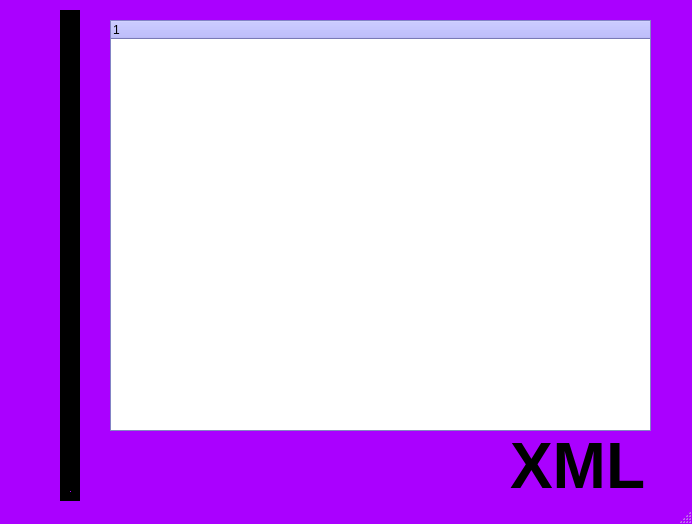
<?xml version="1.0" encoding="UTF-8"?>
<ui version="4.0">
 <class>MainWindow</class>
 <widget class="QMainWindow" name="MainWindow">
  <property name="geometry">
   <rect>
    <x>0</x>
    <y>0</y>
    <width>692</width>
    <height>524</height>
   </rect>
  </property>
  <property name="palette">
   <palette>
    <active>
     <colorrole role="WindowText">
      <brush brushstyle="SolidPattern">
       <color alpha="255">
        <red>0</red>
        <green>0</green>
        <blue>0</blue>
       </color>
      </brush>
     </colorrole>
     <colorrole role="Button">
      <brush brushstyle="SolidPattern">
       <color alpha="255">
        <red>170</red>
        <green>0</green>
        <blue>255</blue>
       </color>
      </brush>
     </colorrole>
     <colorrole role="Light">
      <brush brushstyle="SolidPattern">
       <color alpha="255">
        <red>213</red>
        <green>127</green>
        <blue>255</blue>
       </color>
      </brush>
     </colorrole>
     <colorrole role="Midlight">
      <brush brushstyle="SolidPattern">
       <color alpha="255">
        <red>191</red>
        <green>63</green>
        <blue>255</blue>
       </color>
      </brush>
     </colorrole>
     <colorrole role="Dark">
      <brush brushstyle="SolidPattern">
       <color alpha="255">
        <red>85</red>
        <green>0</green>
        <blue>127</blue>
       </color>
      </brush>
     </colorrole>
     <colorrole role="Mid">
      <brush brushstyle="SolidPattern">
       <color alpha="255">
        <red>113</red>
        <green>0</green>
        <blue>170</blue>
       </color>
      </brush>
     </colorrole>
     <colorrole role="Text">
      <brush brushstyle="SolidPattern">
       <color alpha="255">
        <red>0</red>
        <green>0</green>
        <blue>0</blue>
       </color>
      </brush>
     </colorrole>
     <colorrole role="BrightText">
      <brush brushstyle="SolidPattern">
       <color alpha="255">
        <red>255</red>
        <green>255</green>
        <blue>255</blue>
       </color>
      </brush>
     </colorrole>
     <colorrole role="ButtonText">
      <brush brushstyle="SolidPattern">
       <color alpha="255">
        <red>0</red>
        <green>0</green>
        <blue>0</blue>
       </color>
      </brush>
     </colorrole>
     <colorrole role="Base">
      <brush brushstyle="SolidPattern">
       <color alpha="255">
        <red>255</red>
        <green>255</green>
        <blue>255</blue>
       </color>
      </brush>
     </colorrole>
     <colorrole role="Window">
      <brush brushstyle="SolidPattern">
       <color alpha="255">
        <red>170</red>
        <green>0</green>
        <blue>255</blue>
       </color>
      </brush>
     </colorrole>
     <colorrole role="Shadow">
      <brush brushstyle="SolidPattern">
       <color alpha="255">
        <red>0</red>
        <green>0</green>
        <blue>0</blue>
       </color>
      </brush>
     </colorrole>
     <colorrole role="AlternateBase">
      <brush brushstyle="SolidPattern">
       <color alpha="255">
        <red>212</red>
        <green>127</green>
        <blue>255</blue>
       </color>
      </brush>
     </colorrole>
     <colorrole role="ToolTipBase">
      <brush brushstyle="SolidPattern">
       <color alpha="255">
        <red>255</red>
        <green>255</green>
        <blue>220</blue>
       </color>
      </brush>
     </colorrole>
     <colorrole role="ToolTipText">
      <brush brushstyle="SolidPattern">
       <color alpha="255">
        <red>0</red>
        <green>0</green>
        <blue>0</blue>
       </color>
      </brush>
     </colorrole>
    </active>
    <inactive>
     <colorrole role="WindowText">
      <brush brushstyle="SolidPattern">
       <color alpha="255">
        <red>0</red>
        <green>0</green>
        <blue>0</blue>
       </color>
      </brush>
     </colorrole>
     <colorrole role="Button">
      <brush brushstyle="SolidPattern">
       <color alpha="255">
        <red>170</red>
        <green>0</green>
        <blue>255</blue>
       </color>
      </brush>
     </colorrole>
     <colorrole role="Light">
      <brush brushstyle="SolidPattern">
       <color alpha="255">
        <red>213</red>
        <green>127</green>
        <blue>255</blue>
       </color>
      </brush>
     </colorrole>
     <colorrole role="Midlight">
      <brush brushstyle="SolidPattern">
       <color alpha="255">
        <red>191</red>
        <green>63</green>
        <blue>255</blue>
       </color>
      </brush>
     </colorrole>
     <colorrole role="Dark">
      <brush brushstyle="SolidPattern">
       <color alpha="255">
        <red>85</red>
        <green>0</green>
        <blue>127</blue>
       </color>
      </brush>
     </colorrole>
     <colorrole role="Mid">
      <brush brushstyle="SolidPattern">
       <color alpha="255">
        <red>113</red>
        <green>0</green>
        <blue>170</blue>
       </color>
      </brush>
     </colorrole>
     <colorrole role="Text">
      <brush brushstyle="SolidPattern">
       <color alpha="255">
        <red>0</red>
        <green>0</green>
        <blue>0</blue>
       </color>
      </brush>
     </colorrole>
     <colorrole role="BrightText">
      <brush brushstyle="SolidPattern">
       <color alpha="255">
        <red>255</red>
        <green>255</green>
        <blue>255</blue>
       </color>
      </brush>
     </colorrole>
     <colorrole role="ButtonText">
      <brush brushstyle="SolidPattern">
       <color alpha="255">
        <red>0</red>
        <green>0</green>
        <blue>0</blue>
       </color>
      </brush>
     </colorrole>
     <colorrole role="Base">
      <brush brushstyle="SolidPattern">
       <color alpha="255">
        <red>255</red>
        <green>255</green>
        <blue>255</blue>
       </color>
      </brush>
     </colorrole>
     <colorrole role="Window">
      <brush brushstyle="SolidPattern">
       <color alpha="255">
        <red>170</red>
        <green>0</green>
        <blue>255</blue>
       </color>
      </brush>
     </colorrole>
     <colorrole role="Shadow">
      <brush brushstyle="SolidPattern">
       <color alpha="255">
        <red>0</red>
        <green>0</green>
        <blue>0</blue>
       </color>
      </brush>
     </colorrole>
     <colorrole role="AlternateBase">
      <brush brushstyle="SolidPattern">
       <color alpha="255">
        <red>212</red>
        <green>127</green>
        <blue>255</blue>
       </color>
      </brush>
     </colorrole>
     <colorrole role="ToolTipBase">
      <brush brushstyle="SolidPattern">
       <color alpha="255">
        <red>255</red>
        <green>255</green>
        <blue>220</blue>
       </color>
      </brush>
     </colorrole>
     <colorrole role="ToolTipText">
      <brush brushstyle="SolidPattern">
       <color alpha="255">
        <red>0</red>
        <green>0</green>
        <blue>0</blue>
       </color>
      </brush>
     </colorrole>
    </inactive>
    <disabled>
     <colorrole role="WindowText">
      <brush brushstyle="SolidPattern">
       <color alpha="255">
        <red>85</red>
        <green>0</green>
        <blue>127</blue>
       </color>
      </brush>
     </colorrole>
     <colorrole role="Button">
      <brush brushstyle="SolidPattern">
       <color alpha="255">
        <red>170</red>
        <green>0</green>
        <blue>255</blue>
       </color>
      </brush>
     </colorrole>
     <colorrole role="Light">
      <brush brushstyle="SolidPattern">
       <color alpha="255">
        <red>213</red>
        <green>127</green>
        <blue>255</blue>
       </color>
      </brush>
     </colorrole>
     <colorrole role="Midlight">
      <brush brushstyle="SolidPattern">
       <color alpha="255">
        <red>191</red>
        <green>63</green>
        <blue>255</blue>
       </color>
      </brush>
     </colorrole>
     <colorrole role="Dark">
      <brush brushstyle="SolidPattern">
       <color alpha="255">
        <red>85</red>
        <green>0</green>
        <blue>127</blue>
       </color>
      </brush>
     </colorrole>
     <colorrole role="Mid">
      <brush brushstyle="SolidPattern">
       <color alpha="255">
        <red>113</red>
        <green>0</green>
        <blue>170</blue>
       </color>
      </brush>
     </colorrole>
     <colorrole role="Text">
      <brush brushstyle="SolidPattern">
       <color alpha="255">
        <red>85</red>
        <green>0</green>
        <blue>127</blue>
       </color>
      </brush>
     </colorrole>
     <colorrole role="BrightText">
      <brush brushstyle="SolidPattern">
       <color alpha="255">
        <red>255</red>
        <green>255</green>
        <blue>255</blue>
       </color>
      </brush>
     </colorrole>
     <colorrole role="ButtonText">
      <brush brushstyle="SolidPattern">
       <color alpha="255">
        <red>85</red>
        <green>0</green>
        <blue>127</blue>
       </color>
      </brush>
     </colorrole>
     <colorrole role="Base">
      <brush brushstyle="SolidPattern">
       <color alpha="255">
        <red>170</red>
        <green>0</green>
        <blue>255</blue>
       </color>
      </brush>
     </colorrole>
     <colorrole role="Window">
      <brush brushstyle="SolidPattern">
       <color alpha="255">
        <red>170</red>
        <green>0</green>
        <blue>255</blue>
       </color>
      </brush>
     </colorrole>
     <colorrole role="Shadow">
      <brush brushstyle="SolidPattern">
       <color alpha="255">
        <red>0</red>
        <green>0</green>
        <blue>0</blue>
       </color>
      </brush>
     </colorrole>
     <colorrole role="AlternateBase">
      <brush brushstyle="SolidPattern">
       <color alpha="255">
        <red>170</red>
        <green>0</green>
        <blue>255</blue>
       </color>
      </brush>
     </colorrole>
     <colorrole role="ToolTipBase">
      <brush brushstyle="SolidPattern">
       <color alpha="255">
        <red>255</red>
        <green>255</green>
        <blue>220</blue>
       </color>
      </brush>
     </colorrole>
     <colorrole role="ToolTipText">
      <brush brushstyle="SolidPattern">
       <color alpha="255">
        <red>0</red>
        <green>0</green>
        <blue>0</blue>
       </color>
      </brush>
     </colorrole>
    </disabled>
   </palette>
  </property>
  <property name="windowTitle">
   <string>Parser XML</string>
  </property>
  <widget class="QWidget" name="centralwidget">
   <widget class="QTreeWidget" name="treeWidget">
    <property name="geometry">
     <rect>
      <x>110</x>
      <y>20</y>
      <width>541</width>
      <height>411</height>
     </rect>
    </property>
    <property name="palette">
     <palette>
      <active>
       <colorrole role="WindowText">
        <brush brushstyle="SolidPattern">
         <color alpha="255">
          <red>0</red>
          <green>0</green>
          <blue>0</blue>
         </color>
        </brush>
       </colorrole>
       <colorrole role="Button">
        <brush brushstyle="SolidPattern">
         <color alpha="255">
          <red>170</red>
          <green>170</green>
          <blue>255</blue>
         </color>
        </brush>
       </colorrole>
       <colorrole role="Light">
        <brush brushstyle="SolidPattern">
         <color alpha="255">
          <red>255</red>
          <green>255</green>
          <blue>255</blue>
         </color>
        </brush>
       </colorrole>
       <colorrole role="Midlight">
        <brush brushstyle="SolidPattern">
         <color alpha="255">
          <red>212</red>
          <green>212</green>
          <blue>255</blue>
         </color>
        </brush>
       </colorrole>
       <colorrole role="Dark">
        <brush brushstyle="SolidPattern">
         <color alpha="255">
          <red>85</red>
          <green>85</green>
          <blue>127</blue>
         </color>
        </brush>
       </colorrole>
       <colorrole role="Mid">
        <brush brushstyle="SolidPattern">
         <color alpha="255">
          <red>113</red>
          <green>113</green>
          <blue>170</blue>
         </color>
        </brush>
       </colorrole>
       <colorrole role="Text">
        <brush brushstyle="SolidPattern">
         <color alpha="255">
          <red>0</red>
          <green>0</green>
          <blue>0</blue>
         </color>
        </brush>
       </colorrole>
       <colorrole role="BrightText">
        <brush brushstyle="SolidPattern">
         <color alpha="255">
          <red>255</red>
          <green>255</green>
          <blue>255</blue>
         </color>
        </brush>
       </colorrole>
       <colorrole role="ButtonText">
        <brush brushstyle="SolidPattern">
         <color alpha="255">
          <red>0</red>
          <green>0</green>
          <blue>0</blue>
         </color>
        </brush>
       </colorrole>
       <colorrole role="Base">
        <brush brushstyle="SolidPattern">
         <color alpha="255">
          <red>255</red>
          <green>255</green>
          <blue>255</blue>
         </color>
        </brush>
       </colorrole>
       <colorrole role="Window">
        <brush brushstyle="SolidPattern">
         <color alpha="255">
          <red>170</red>
          <green>170</green>
          <blue>255</blue>
         </color>
        </brush>
       </colorrole>
       <colorrole role="Shadow">
        <brush brushstyle="SolidPattern">
         <color alpha="255">
          <red>0</red>
          <green>0</green>
          <blue>0</blue>
         </color>
        </brush>
       </colorrole>
       <colorrole role="AlternateBase">
        <brush brushstyle="SolidPattern">
         <color alpha="255">
          <red>212</red>
          <green>212</green>
          <blue>255</blue>
         </color>
        </brush>
       </colorrole>
       <colorrole role="ToolTipBase">
        <brush brushstyle="SolidPattern">
         <color alpha="255">
          <red>255</red>
          <green>255</green>
          <blue>220</blue>
         </color>
        </brush>
       </colorrole>
       <colorrole role="ToolTipText">
        <brush brushstyle="SolidPattern">
         <color alpha="255">
          <red>0</red>
          <green>0</green>
          <blue>0</blue>
         </color>
        </brush>
       </colorrole>
      </active>
      <inactive>
       <colorrole role="WindowText">
        <brush brushstyle="SolidPattern">
         <color alpha="255">
          <red>0</red>
          <green>0</green>
          <blue>0</blue>
         </color>
        </brush>
       </colorrole>
       <colorrole role="Button">
        <brush brushstyle="SolidPattern">
         <color alpha="255">
          <red>170</red>
          <green>170</green>
          <blue>255</blue>
         </color>
        </brush>
       </colorrole>
       <colorrole role="Light">
        <brush brushstyle="SolidPattern">
         <color alpha="255">
          <red>255</red>
          <green>255</green>
          <blue>255</blue>
         </color>
        </brush>
       </colorrole>
       <colorrole role="Midlight">
        <brush brushstyle="SolidPattern">
         <color alpha="255">
          <red>212</red>
          <green>212</green>
          <blue>255</blue>
         </color>
        </brush>
       </colorrole>
       <colorrole role="Dark">
        <brush brushstyle="SolidPattern">
         <color alpha="255">
          <red>85</red>
          <green>85</green>
          <blue>127</blue>
         </color>
        </brush>
       </colorrole>
       <colorrole role="Mid">
        <brush brushstyle="SolidPattern">
         <color alpha="255">
          <red>113</red>
          <green>113</green>
          <blue>170</blue>
         </color>
        </brush>
       </colorrole>
       <colorrole role="Text">
        <brush brushstyle="SolidPattern">
         <color alpha="255">
          <red>0</red>
          <green>0</green>
          <blue>0</blue>
         </color>
        </brush>
       </colorrole>
       <colorrole role="BrightText">
        <brush brushstyle="SolidPattern">
         <color alpha="255">
          <red>255</red>
          <green>255</green>
          <blue>255</blue>
         </color>
        </brush>
       </colorrole>
       <colorrole role="ButtonText">
        <brush brushstyle="SolidPattern">
         <color alpha="255">
          <red>0</red>
          <green>0</green>
          <blue>0</blue>
         </color>
        </brush>
       </colorrole>
       <colorrole role="Base">
        <brush brushstyle="SolidPattern">
         <color alpha="255">
          <red>255</red>
          <green>255</green>
          <blue>255</blue>
         </color>
        </brush>
       </colorrole>
       <colorrole role="Window">
        <brush brushstyle="SolidPattern">
         <color alpha="255">
          <red>170</red>
          <green>170</green>
          <blue>255</blue>
         </color>
        </brush>
       </colorrole>
       <colorrole role="Shadow">
        <brush brushstyle="SolidPattern">
         <color alpha="255">
          <red>0</red>
          <green>0</green>
          <blue>0</blue>
         </color>
        </brush>
       </colorrole>
       <colorrole role="AlternateBase">
        <brush brushstyle="SolidPattern">
         <color alpha="255">
          <red>212</red>
          <green>212</green>
          <blue>255</blue>
         </color>
        </brush>
       </colorrole>
       <colorrole role="ToolTipBase">
        <brush brushstyle="SolidPattern">
         <color alpha="255">
          <red>255</red>
          <green>255</green>
          <blue>220</blue>
         </color>
        </brush>
       </colorrole>
       <colorrole role="ToolTipText">
        <brush brushstyle="SolidPattern">
         <color alpha="255">
          <red>0</red>
          <green>0</green>
          <blue>0</blue>
         </color>
        </brush>
       </colorrole>
      </inactive>
      <disabled>
       <colorrole role="WindowText">
        <brush brushstyle="SolidPattern">
         <color alpha="255">
          <red>85</red>
          <green>85</green>
          <blue>127</blue>
         </color>
        </brush>
       </colorrole>
       <colorrole role="Button">
        <brush brushstyle="SolidPattern">
         <color alpha="255">
          <red>170</red>
          <green>170</green>
          <blue>255</blue>
         </color>
        </brush>
       </colorrole>
       <colorrole role="Light">
        <brush brushstyle="SolidPattern">
         <color alpha="255">
          <red>255</red>
          <green>255</green>
          <blue>255</blue>
         </color>
        </brush>
       </colorrole>
       <colorrole role="Midlight">
        <brush brushstyle="SolidPattern">
         <color alpha="255">
          <red>212</red>
          <green>212</green>
          <blue>255</blue>
         </color>
        </brush>
       </colorrole>
       <colorrole role="Dark">
        <brush brushstyle="SolidPattern">
         <color alpha="255">
          <red>85</red>
          <green>85</green>
          <blue>127</blue>
         </color>
        </brush>
       </colorrole>
       <colorrole role="Mid">
        <brush brushstyle="SolidPattern">
         <color alpha="255">
          <red>113</red>
          <green>113</green>
          <blue>170</blue>
         </color>
        </brush>
       </colorrole>
       <colorrole role="Text">
        <brush brushstyle="SolidPattern">
         <color alpha="255">
          <red>85</red>
          <green>85</green>
          <blue>127</blue>
         </color>
        </brush>
       </colorrole>
       <colorrole role="BrightText">
        <brush brushstyle="SolidPattern">
         <color alpha="255">
          <red>255</red>
          <green>255</green>
          <blue>255</blue>
         </color>
        </brush>
       </colorrole>
       <colorrole role="ButtonText">
        <brush brushstyle="SolidPattern">
         <color alpha="255">
          <red>85</red>
          <green>85</green>
          <blue>127</blue>
         </color>
        </brush>
       </colorrole>
       <colorrole role="Base">
        <brush brushstyle="SolidPattern">
         <color alpha="255">
          <red>170</red>
          <green>170</green>
          <blue>255</blue>
         </color>
        </brush>
       </colorrole>
       <colorrole role="Window">
        <brush brushstyle="SolidPattern">
         <color alpha="255">
          <red>170</red>
          <green>170</green>
          <blue>255</blue>
         </color>
        </brush>
       </colorrole>
       <colorrole role="Shadow">
        <brush brushstyle="SolidPattern">
         <color alpha="255">
          <red>0</red>
          <green>0</green>
          <blue>0</blue>
         </color>
        </brush>
       </colorrole>
       <colorrole role="AlternateBase">
        <brush brushstyle="SolidPattern">
         <color alpha="255">
          <red>170</red>
          <green>170</green>
          <blue>255</blue>
         </color>
        </brush>
       </colorrole>
       <colorrole role="ToolTipBase">
        <brush brushstyle="SolidPattern">
         <color alpha="255">
          <red>255</red>
          <green>255</green>
          <blue>220</blue>
         </color>
        </brush>
       </colorrole>
       <colorrole role="ToolTipText">
        <brush brushstyle="SolidPattern">
         <color alpha="255">
          <red>0</red>
          <green>0</green>
          <blue>0</blue>
         </color>
        </brush>
       </colorrole>
      </disabled>
     </palette>
    </property>
    <property name="animated">
     <bool>true</bool>
    </property>
    <column>
     <property name="text">
      <string notr="true">1</string>
     </property>
    </column>
   </widget>
   <widget class="Line" name="line">
    <property name="geometry">
     <rect>
      <x>60</x>
      <y>10</y>
      <width>20</width>
      <height>491</height>
     </rect>
    </property>
    <property name="palette">
     <palette>
      <active>
       <colorrole role="WindowText">
        <brush brushstyle="SolidPattern">
         <color alpha="255">
          <red>255</red>
          <green>255</green>
          <blue>255</blue>
         </color>
        </brush>
       </colorrole>
       <colorrole role="Button">
        <brush brushstyle="SolidPattern">
         <color alpha="255">
          <red>0</red>
          <green>0</green>
          <blue>0</blue>
         </color>
        </brush>
       </colorrole>
       <colorrole role="Light">
        <brush brushstyle="SolidPattern">
         <color alpha="255">
          <red>0</red>
          <green>0</green>
          <blue>0</blue>
         </color>
        </brush>
       </colorrole>
       <colorrole role="Midlight">
        <brush brushstyle="SolidPattern">
         <color alpha="255">
          <red>0</red>
          <green>0</green>
          <blue>0</blue>
         </color>
        </brush>
       </colorrole>
       <colorrole role="Dark">
        <brush brushstyle="SolidPattern">
         <color alpha="255">
          <red>0</red>
          <green>0</green>
          <blue>0</blue>
         </color>
        </brush>
       </colorrole>
       <colorrole role="Mid">
        <brush brushstyle="SolidPattern">
         <color alpha="255">
          <red>0</red>
          <green>0</green>
          <blue>0</blue>
         </color>
        </brush>
       </colorrole>
       <colorrole role="Text">
        <brush brushstyle="SolidPattern">
         <color alpha="255">
          <red>255</red>
          <green>255</green>
          <blue>255</blue>
         </color>
        </brush>
       </colorrole>
       <colorrole role="BrightText">
        <brush brushstyle="SolidPattern">
         <color alpha="255">
          <red>255</red>
          <green>255</green>
          <blue>255</blue>
         </color>
        </brush>
       </colorrole>
       <colorrole role="ButtonText">
        <brush brushstyle="SolidPattern">
         <color alpha="255">
          <red>255</red>
          <green>255</green>
          <blue>255</blue>
         </color>
        </brush>
       </colorrole>
       <colorrole role="Base">
        <brush brushstyle="SolidPattern">
         <color alpha="255">
          <red>0</red>
          <green>0</green>
          <blue>0</blue>
         </color>
        </brush>
       </colorrole>
       <colorrole role="Window">
        <brush brushstyle="SolidPattern">
         <color alpha="255">
          <red>0</red>
          <green>0</green>
          <blue>0</blue>
         </color>
        </brush>
       </colorrole>
       <colorrole role="Shadow">
        <brush brushstyle="SolidPattern">
         <color alpha="255">
          <red>0</red>
          <green>0</green>
          <blue>0</blue>
         </color>
        </brush>
       </colorrole>
       <colorrole role="AlternateBase">
        <brush brushstyle="SolidPattern">
         <color alpha="255">
          <red>0</red>
          <green>0</green>
          <blue>0</blue>
         </color>
        </brush>
       </colorrole>
       <colorrole role="ToolTipBase">
        <brush brushstyle="SolidPattern">
         <color alpha="255">
          <red>255</red>
          <green>255</green>
          <blue>220</blue>
         </color>
        </brush>
       </colorrole>
       <colorrole role="ToolTipText">
        <brush brushstyle="SolidPattern">
         <color alpha="255">
          <red>0</red>
          <green>0</green>
          <blue>0</blue>
         </color>
        </brush>
       </colorrole>
      </active>
      <inactive>
       <colorrole role="WindowText">
        <brush brushstyle="SolidPattern">
         <color alpha="255">
          <red>255</red>
          <green>255</green>
          <blue>255</blue>
         </color>
        </brush>
       </colorrole>
       <colorrole role="Button">
        <brush brushstyle="SolidPattern">
         <color alpha="255">
          <red>0</red>
          <green>0</green>
          <blue>0</blue>
         </color>
        </brush>
       </colorrole>
       <colorrole role="Light">
        <brush brushstyle="SolidPattern">
         <color alpha="255">
          <red>0</red>
          <green>0</green>
          <blue>0</blue>
         </color>
        </brush>
       </colorrole>
       <colorrole role="Midlight">
        <brush brushstyle="SolidPattern">
         <color alpha="255">
          <red>0</red>
          <green>0</green>
          <blue>0</blue>
         </color>
        </brush>
       </colorrole>
       <colorrole role="Dark">
        <brush brushstyle="SolidPattern">
         <color alpha="255">
          <red>0</red>
          <green>0</green>
          <blue>0</blue>
         </color>
        </brush>
       </colorrole>
       <colorrole role="Mid">
        <brush brushstyle="SolidPattern">
         <color alpha="255">
          <red>0</red>
          <green>0</green>
          <blue>0</blue>
         </color>
        </brush>
       </colorrole>
       <colorrole role="Text">
        <brush brushstyle="SolidPattern">
         <color alpha="255">
          <red>255</red>
          <green>255</green>
          <blue>255</blue>
         </color>
        </brush>
       </colorrole>
       <colorrole role="BrightText">
        <brush brushstyle="SolidPattern">
         <color alpha="255">
          <red>255</red>
          <green>255</green>
          <blue>255</blue>
         </color>
        </brush>
       </colorrole>
       <colorrole role="ButtonText">
        <brush brushstyle="SolidPattern">
         <color alpha="255">
          <red>255</red>
          <green>255</green>
          <blue>255</blue>
         </color>
        </brush>
       </colorrole>
       <colorrole role="Base">
        <brush brushstyle="SolidPattern">
         <color alpha="255">
          <red>0</red>
          <green>0</green>
          <blue>0</blue>
         </color>
        </brush>
       </colorrole>
       <colorrole role="Window">
        <brush brushstyle="SolidPattern">
         <color alpha="255">
          <red>0</red>
          <green>0</green>
          <blue>0</blue>
         </color>
        </brush>
       </colorrole>
       <colorrole role="Shadow">
        <brush brushstyle="SolidPattern">
         <color alpha="255">
          <red>0</red>
          <green>0</green>
          <blue>0</blue>
         </color>
        </brush>
       </colorrole>
       <colorrole role="AlternateBase">
        <brush brushstyle="SolidPattern">
         <color alpha="255">
          <red>0</red>
          <green>0</green>
          <blue>0</blue>
         </color>
        </brush>
       </colorrole>
       <colorrole role="ToolTipBase">
        <brush brushstyle="SolidPattern">
         <color alpha="255">
          <red>255</red>
          <green>255</green>
          <blue>220</blue>
         </color>
        </brush>
       </colorrole>
       <colorrole role="ToolTipText">
        <brush brushstyle="SolidPattern">
         <color alpha="255">
          <red>0</red>
          <green>0</green>
          <blue>0</blue>
         </color>
        </brush>
       </colorrole>
      </inactive>
      <disabled>
       <colorrole role="WindowText">
        <brush brushstyle="SolidPattern">
         <color alpha="255">
          <red>0</red>
          <green>0</green>
          <blue>0</blue>
         </color>
        </brush>
       </colorrole>
       <colorrole role="Button">
        <brush brushstyle="SolidPattern">
         <color alpha="255">
          <red>0</red>
          <green>0</green>
          <blue>0</blue>
         </color>
        </brush>
       </colorrole>
       <colorrole role="Light">
        <brush brushstyle="SolidPattern">
         <color alpha="255">
          <red>0</red>
          <green>0</green>
          <blue>0</blue>
         </color>
        </brush>
       </colorrole>
       <colorrole role="Midlight">
        <brush brushstyle="SolidPattern">
         <color alpha="255">
          <red>0</red>
          <green>0</green>
          <blue>0</blue>
         </color>
        </brush>
       </colorrole>
       <colorrole role="Dark">
        <brush brushstyle="SolidPattern">
         <color alpha="255">
          <red>0</red>
          <green>0</green>
          <blue>0</blue>
         </color>
        </brush>
       </colorrole>
       <colorrole role="Mid">
        <brush brushstyle="SolidPattern">
         <color alpha="255">
          <red>0</red>
          <green>0</green>
          <blue>0</blue>
         </color>
        </brush>
       </colorrole>
       <colorrole role="Text">
        <brush brushstyle="SolidPattern">
         <color alpha="255">
          <red>0</red>
          <green>0</green>
          <blue>0</blue>
         </color>
        </brush>
       </colorrole>
       <colorrole role="BrightText">
        <brush brushstyle="SolidPattern">
         <color alpha="255">
          <red>255</red>
          <green>255</green>
          <blue>255</blue>
         </color>
        </brush>
       </colorrole>
       <colorrole role="ButtonText">
        <brush brushstyle="SolidPattern">
         <color alpha="255">
          <red>0</red>
          <green>0</green>
          <blue>0</blue>
         </color>
        </brush>
       </colorrole>
       <colorrole role="Base">
        <brush brushstyle="SolidPattern">
         <color alpha="255">
          <red>0</red>
          <green>0</green>
          <blue>0</blue>
         </color>
        </brush>
       </colorrole>
       <colorrole role="Window">
        <brush brushstyle="SolidPattern">
         <color alpha="255">
          <red>0</red>
          <green>0</green>
          <blue>0</blue>
         </color>
        </brush>
       </colorrole>
       <colorrole role="Shadow">
        <brush brushstyle="SolidPattern">
         <color alpha="255">
          <red>0</red>
          <green>0</green>
          <blue>0</blue>
         </color>
        </brush>
       </colorrole>
       <colorrole role="AlternateBase">
        <brush brushstyle="SolidPattern">
         <color alpha="255">
          <red>0</red>
          <green>0</green>
          <blue>0</blue>
         </color>
        </brush>
       </colorrole>
       <colorrole role="ToolTipBase">
        <brush brushstyle="SolidPattern">
         <color alpha="255">
          <red>255</red>
          <green>255</green>
          <blue>220</blue>
         </color>
        </brush>
       </colorrole>
       <colorrole role="ToolTipText">
        <brush brushstyle="SolidPattern">
         <color alpha="255">
          <red>0</red>
          <green>0</green>
          <blue>0</blue>
         </color>
        </brush>
       </colorrole>
      </disabled>
     </palette>
    </property>
    <property name="lineWidth">
     <number>10</number>
    </property>
    <property name="orientation">
     <enum>Qt::Vertical</enum>
    </property>
   </widget>
   <widget class="QLabel" name="label">
    <property name="enabled">
     <bool>true</bool>
    </property>
    <property name="geometry">
     <rect>
      <x>510</x>
      <y>430</y>
      <width>151</width>
      <height>71</height>
     </rect>
    </property>
    <property name="font">
     <font>
      <pointsize>48</pointsize>
      <weight>75</weight>
      <bold>true</bold>
     </font>
    </property>
    <property name="layoutDirection">
     <enum>Qt::RightToLeft</enum>
    </property>
    <property name="text">
     <string>XML</string>
    </property>
   </widget>
  </widget>
  <widget class="QStatusBar" name="statusbar"/>
 </widget>
 <resources/>
 <connections/>
</ui>
